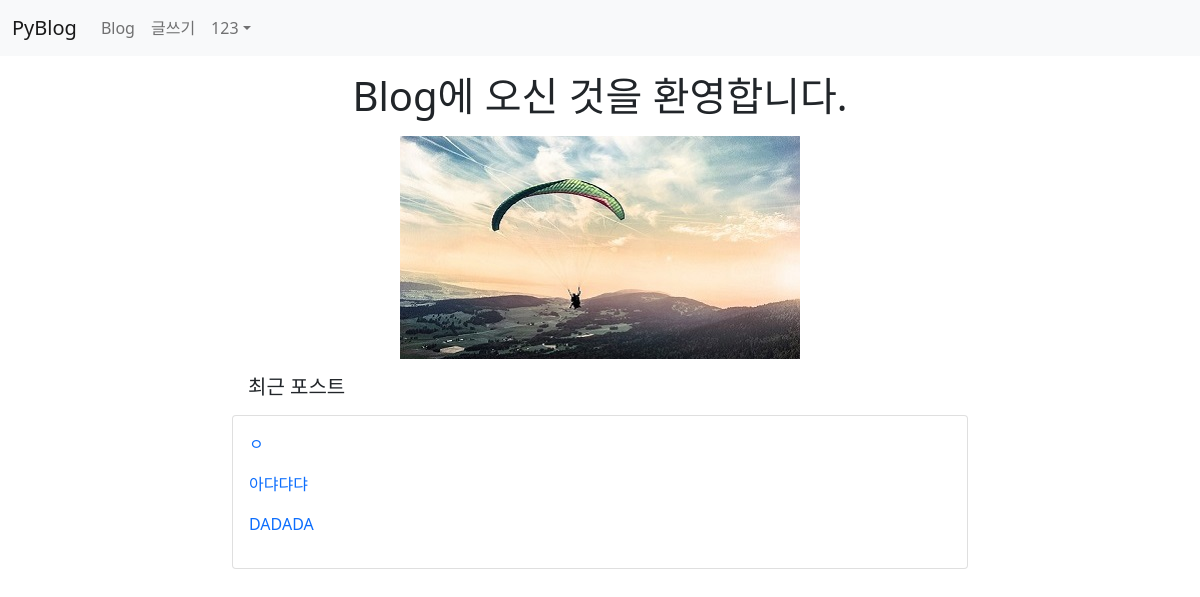
The page / (signed in) on the database its author committed.
### blog/models.py (models this page shows, shortened)
class Post(models.Model):
    author = models.ForeignKey(User, on_delete=models.CASCADE)
    title = models.CharField(max_length=100)  #제목
    content = models.TextField()              #내용
    pub_date = models.DateTimeField()         #발행일
    modify_date = models.DateTimeField(null=True, blank=True) #입력 폼이 비어도 됨
    photo = models.ImageField(upload_to='blog/images/%Y/%m/%d/',
                    null=True, blank=True)  #null 허용, 파일을 첨부하지 않을수 있음
    file = models.FileField(upload_to='blog/files/%Y/%m/%d/',
                    null=True, blank=True)
    category = models.ForeignKey(Category, null=True, blank=True,
                    on_delete=models.SET_NULL)

### blog/views.py (the view)
# urls.py: path('', views.index), #http://127.0.0.1:8000/
def index(request):
    new_post = Post.objects.order_by('-pub_date')[0:3]
    context = {'new_post' : new_post}
    return render(request, 'blog/index.html', context)

### templates/blog/index.html (shortened to what this page needs)
{% extends 'base.html' %}
{% load static %}
{% block content %}
<div class="container my-3 text-center">
    <h1>Blog에 오신 것을 환영합니다.</h1>
    <div class="my-3">
        <img class="border-radius"
             src="{% static 'blog/images/activity.jpg' %}" alt="패러글라이딩">
        <div class="row">
            <div class="col-2"></div>
            <div class="col-8 text-start">
                <h5 class="m-3">최근 포스트</h5>
                <div class="card">
                    <div class="card-body">
                        {% for post in new_post %}
                            <p>
                                <a href="{% url 'blog:detail' post.id%}">
                                    {{ post.title }}
                                </a>
                            </p>
                        {% endfor %}
                    </div>
                </div>
            </div>
        </div>
    </div>
</div>
{% endblock %}

### templates/navbar.html (shortened to what this page needs)
{% load socialaccount %}
<nav class="navbar navbar-expand-lg navbar-light bg-light">
  <div class="container-fluid">
    <a class="navbar-brand" href="/">PyBlog</a>
    <div class="collapse navbar-collapse" id="navbarNavDropdown">
      <ul class="navbar-nav">
        <li class="nav-item">
          <a class="nav-link" href="{% url 'blog:post_list' %}">Blog</a>
        </li>
        <li class="nav-item">
          <a class="nav-link" href="{% url 'blog:post_create' %}">글쓰기</a>
        </li>
      </ul>
      <ul class="navbar-nav ml-auto">
        {% if user.is_authenticated %}
          <li class="nav-item dropdown">
            <a class="nav-link dropdown-toggle" href="#" id="navbarDropdownMenuLink"
              data-bs-toggle="dropdown">{{ user.username }}</a>
          </li>
        {% else %}
          <li class="nav-item">
            <a class="nav-link" href="#" data-bs-target="#loginModal"
              data-bs-toggle="modal">로그인</a>
          </li>
        {% endif %}
      </ul>
    </div>
  </div>
</nav>

### static/blog/css/style.css (style rules this page uses)
a { text-decoration: none; }

### rows shown on the page
Post: title "ㅇ"
Post: title "아댜댜댜"
Post: title "DADADA"

### other values the page prints
{{ user.username }} "123"
